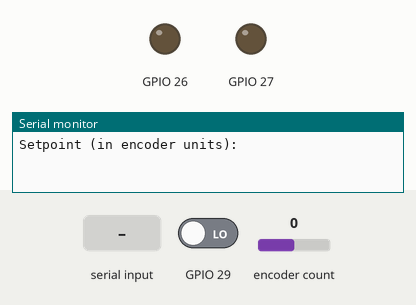
The sketch below on a simulated ESP32. On the bench: output pins drawn as LEDs (lit = HIGH), the last lines printed to the serial monitor. The inputs (shaded band) are chosen by the test bench; at power-on: encoder count 0, GPIO 29 LOW.

Above: at 1.2 s.
1.3 s: "90,45\n" received over Serial
At 2.4 s:
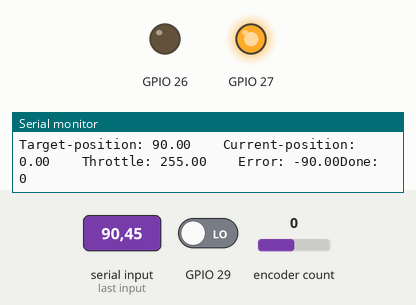
2.8 s: encoder count set to -1
5.8 s: encoder count set to 0
Timing chart, 0 to 8.8 s (numbered marks = the images above; inputs shaded):
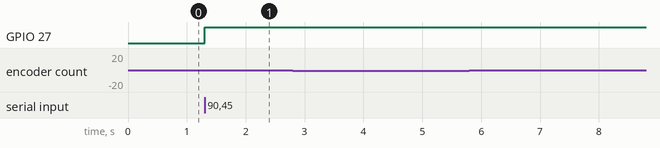

Measured:
- after the input at 1.3 s, GPIO 27: LOW → HIGH at once

The sketch:

motorPID.ino
```cpp
// Arduino motor position control using PID
// External libraries
// https://www.arduino.cc/reference/en/libraries/pid/
// https://www.arduino.cc/reference/en/libraries/rotaryencoder/

#include <Arduino.h>
#include <RotaryEncoder.h>
#include <PID_v1.h>

// Variables that does not need to be tuned
double motorSetpoint = 0, motorFeedback = 0, motorOutput = 0;
bool done = true;
RotaryEncoder *encoder = nullptr;

// Specify the PID object and initial tuning parameters (motor)
double motorProportional = 10, motorIntegral = 0.1, motorDerivative = 0.2, tolerance = 1;
PID motorPID(&motorFeedback, &motorOutput, &motorSetpoint, motorProportional, motorIntegral, motorDerivative, DIRECT);


void setup() {
  // Start PID
  motorPID.SetMode(AUTOMATIC);
  motorPID.SetOutputLimits(-255, 255);

  // Start encoder
  encoder = new RotaryEncoder(28, 29, RotaryEncoder::LatchMode::TWO03);
  attachInterrupt(digitalPinToInterrupt(29), checkPosition, CHANGE);
  attachInterrupt(digitalPinToInterrupt(28), checkPosition, CHANGE);

  // Start motor
  pinMode(27, OUTPUT);
  pinMode(26, OUTPUT);

  // Start serial
  Serial.begin(115200);
}

 // Check the encoder state
void checkPosition() {
  encoder->tick();
}

void loop() {

  // Setpoint
  if (done) {
    Serial.print("Setpoint (in encoder units): ");
    while (!Serial.available()) {} // Wait for user input
    motorSetpoint = Serial.readStringUntil('\n').toInt();
    done = false;
  }


  // Feedback
  motorFeedback = encoder->getPosition();

  // Compute PID
  motorPID.Compute();

  // Output
  if (motorOutput > 1) {
    analogWrite(27, map(motorOutput, 0, 255, 100, 255));
    analogWrite(26, 0);
  }
  else if (motorOutput < -1) {
    analogWrite(26, map(motorOutput*-1, 0, 255, 100, 255));
    analogWrite(27, 0);
  }
  else {
    analogWrite(26, 0);
    analogWrite(27, 0);
  }

  // Shutdown when target is reached
  if (((motorFeedback - motorSetpoint) < tolerance) and ((motorFeedback - motorSetpoint) > tolerance*-1)) {
    motorSetpoint = motorFeedback; // Once the position is within tolerance, the setpoint would be set to the same value as the feedback position, even if it is not the same, to effective "shutdown" the controller
    done = true;
    analogWrite(26, 0);
    analogWrite(27, 0);
  }

  // Debug
  Serial.print("Target-position: ");
  Serial.print(motorSetpoint);
  Serial.print("    Current-position: ");
  Serial.print(motorFeedback);
  Serial.print("    Throttle: ");
  Serial.print(motorOutput);
  Serial.print("    Error: ");
  Serial.print(motorFeedback - motorSetpoint);
  Serial.print("Done: ");
  Serial.println(done);

}
```
